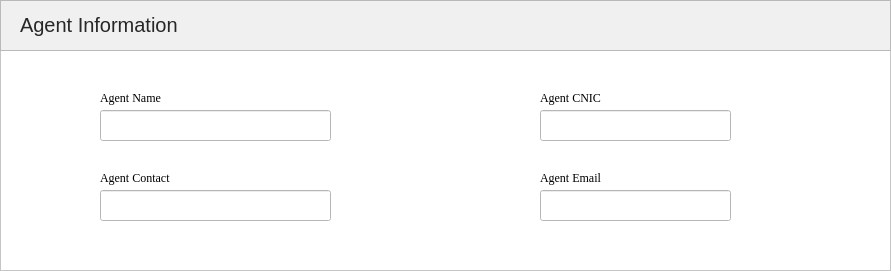
     <widget class="QFrame" name="frame_5">
      <property name="geometry">
       <rect>
        <x>200</x>
        <y>850</y>
        <width>891</width>
        <height>271</height>
       </rect>
      </property>
      <property name="palette">
       <palette>
        <active>
         <colorrole role="WindowText">
          <brush brushstyle="SolidPattern">
           <color alpha="255">
            <red>0</red>
            <green>0</green>
            <blue>0</blue>
           </color>
          </brush>
         </colorrole>
         <colorrole role="Button">
          <brush brushstyle="SolidPattern">
           <color alpha="255">
            <red>255</red>
            <green>255</green>
            <blue>255</blue>
           </color>
          </brush>
         </colorrole>
         <colorrole role="Light">
          <brush brushstyle="SolidPattern">
           <color alpha="255">
            <red>255</red>
            <green>255</green>
            <blue>255</blue>
           </color>
          </brush>
         </colorrole>
         <colorrole role="Midlight">
          <brush brushstyle="SolidPattern">
           <color alpha="255">
            <red>255</red>
            <green>255</green>
            <blue>255</blue>
           </color>
          </brush>
         </colorrole>
         <colorrole role="Dark">
          <brush brushstyle="SolidPattern">
           <color alpha="255">
            <red>127</red>
            <green>127</green>
            <blue>127</blue>
           </color>
          </brush>
         </colorrole>
         <colorrole role="Mid">
          <brush brushstyle="SolidPattern">
           <color alpha="255">
            <red>170</red>
            <green>170</green>
            <blue>170</blue>
           </color>
          </brush>
         </colorrole>
         <colorrole role="Text">
          <brush brushstyle="SolidPattern">
           <color alpha="255">
            <red>0</red>
            <green>0</green>
            <blue>0</blue>
           </color>
          </brush>
         </colorrole>
         <colorrole role="BrightText">
          <brush brushstyle="SolidPattern">
           <color alpha="255">
            <red>255</red>
            <green>255</green>
            <blue>255</blue>
           </color>
          </brush>
         </colorrole>
         <colorrole role="ButtonText">
          <brush brushstyle="SolidPattern">
           <color alpha="255">
            <red>0</red>
            <green>0</green>
            <blue>0</blue>
           </color>
          </brush>
         </colorrole>
         <colorrole role="Base">
          <brush brushstyle="SolidPattern">
           <color alpha="255">
            <red>255</red>
            <green>255</green>
            <blue>255</blue>
           </color>
          </brush>
         </colorrole>
         <colorrole role="Window">
          <brush brushstyle="SolidPattern">
           <color alpha="255">
            <red>255</red>
            <green>255</green>
            <blue>255</blue>
           </color>
          </brush>
         </colorrole>
         <colorrole role="Shadow">
          <brush brushstyle="SolidPattern">
           <color alpha="255">
            <red>0</red>
            <green>0</green>
            <blue>0</blue>
           </color>
          </brush>
         </colorrole>
         <colorrole role="AlternateBase">
          <brush brushstyle="SolidPattern">
           <color alpha="255">
            <red>255</red>
            <green>255</green>
            <blue>255</blue>
           </color>
          </brush>
         </colorrole>
         <colorrole role="ToolTipBase">
          <brush brushstyle="SolidPattern">
           <color alpha="255">
            <red>255</red>
            <green>255</green>
            <blue>220</blue>
           </color>
          </brush>
         </colorrole>
         <colorrole role="ToolTipText">
          <brush brushstyle="SolidPattern">
           <color alpha="255">
            <red>0</red>
            <green>0</green>
            <blue>0</blue>
           </color>
          </brush>
         </colorrole>
         <colorrole role="PlaceholderText">
          <brush brushstyle="SolidPattern">
           <color alpha="128">
            <red>0</red>
            <green>0</green>
            <blue>0</blue>
           </color>
          </brush>
         </colorrole>
        </active>
        <inactive>
         <colorrole role="WindowText">
          <brush brushstyle="SolidPattern">
           <color alpha="255">
            <red>0</red>
            <green>0</green>
            <blue>0</blue>
           </color>
          </brush>
         </colorrole>
         <colorrole role="Button">
          <brush brushstyle="SolidPattern">
           <color alpha="255">
            <red>255</red>
            <green>255</green>
            <blue>255</blue>
           </color>
          </brush>
         </colorrole>
         <colorrole role="Light">
          <brush brushstyle="SolidPattern">
           <color alpha="255">
            <red>255</red>
            <green>255</green>
            <blue>255</blue>
           </color>
          </brush>
         </colorrole>
         <colorrole role="Midlight">
          <brush brushstyle="SolidPattern">
           <color alpha="255">
            <red>255</red>
            <green>255</green>
            <blue>255</blue>
           </color>
          </brush>
         </colorrole>
         <colorrole role="Dark">
          <brush brushstyle="SolidPattern">
           <color alpha="255">
            <red>127</red>
            <green>127</green>
            <blue>127</blue>
           </color>
          </brush>
         </colorrole>
         <colorrole role="Mid">
          <brush brushstyle="SolidPattern">
           <color alpha="255">
            <red>170</red>
            <green>170</green>
            <blue>170</blue>
           </color>
          </brush>
         </colorrole>
         <colorrole role="Text">
          <brush brushstyle="SolidPattern">
           <color alpha="255">
            <red>0</red>
            <green>0</green>
            <blue>0</blue>
           </color>
          </brush>
         </colorrole>
         <colorrole role="BrightText">
          <brush brushstyle="SolidPattern">
           <color alpha="255">
            <red>255</red>
            <green>255</green>
            <blue>255</blue>
           </color>
          </brush>
         </colorrole>
         <colorrole role="ButtonText">
          <brush brushstyle="SolidPattern">
           <color alpha="255">
            <red>0</red>
            <green>0</green>
            <blue>0</blue>
           </color>
          </brush>
         </colorrole>
         <colorrole role="Base">
          <brush brushstyle="SolidPattern">
           <color alpha="255">
            <red>255</red>
            <green>255</green>
            <blue>255</blue>
           </color>
          </brush>
         </colorrole>
         <colorrole role="Window">
          <brush brushstyle="SolidPattern">
           <color alpha="255">
            <red>255</red>
            <green>255</green>
            <blue>255</blue>
           </color>
          </brush>
         </colorrole>
         <colorrole role="Shadow">
          <brush brushstyle="SolidPattern">
           <color alpha="255">
            <red>0</red>
            <green>0</green>
            <blue>0</blue>
           </color>
          </brush>
         </colorrole>
         <colorrole role="AlternateBase">
          <brush brushstyle="SolidPattern">
           <color alpha="255">
            <red>255</red>
            <green>255</green>
            <blue>255</blue>
           </color>
          </brush>
         </colorrole>
         <colorrole role="ToolTipBase">
          <brush brushstyle="SolidPattern">
           <color alpha="255">
            <red>255</red>
            <green>255</green>
            <blue>220</blue>
           </color>
          </brush>
         </colorrole>
         <colorrole role="ToolTipText">
          <brush brushstyle="SolidPattern">
           <color alpha="255">
            <red>0</red>
            <green>0</green>
            <blue>0</blue>
           </color>
          </brush>
         </colorrole>
         <colorrole role="PlaceholderText">
          <brush brushstyle="SolidPattern">
           <color alpha="128">
            <red>0</red>
            <green>0</green>
            <blue>0</blue>
           </color>
          </brush>
         </colorrole>
        </inactive>
        <disabled>
         <colorrole role="WindowText">
          <brush brushstyle="SolidPattern">
           <color alpha="255">
            <red>127</red>
            <green>127</green>
            <blue>127</blue>
           </color>
          </brush>
         </colorrole>
         <colorrole role="Button">
          <brush brushstyle="SolidPattern">
           <color alpha="255">
            <red>255</red>
            <green>255</green>
            <blue>255</blue>
           </color>
          </brush>
         </colorrole>
         <colorrole role="Light">
          <brush brushstyle="SolidPattern">
           <color alpha="255">
            <red>255</red>
            <green>255</green>
            <blue>255</blue>
           </color>
          </brush>
         </colorrole>
         <colorrole role="Midlight">
          <brush brushstyle="SolidPattern">
           <color alpha="255">
            <red>255</red>
            <green>255</green>
            <blue>255</blue>
           </color>
          </brush>
         </colorrole>
         <colorrole role="Dark">
          <brush brushstyle="SolidPattern">
           <color alpha="255">
            <red>127</red>
            <green>127</green>
            <blue>127</blue>
           </color>
          </brush>
         </colorrole>
         <colorrole role="Mid">
          <brush brushstyle="SolidPattern">
           <color alpha="255">
            <red>170</red>
            <green>170</green>
            <blue>170</blue>
           </color>
          </brush>
         </colorrole>
         <colorrole role="Text">
          <brush brushstyle="SolidPattern">
           <color alpha="255">
            <red>127</red>
            <green>127</green>
            <blue>127</blue>
           </color>
          </brush>
         </colorrole>
         <colorrole role="BrightText">
          <brush brushstyle="SolidPattern">
           <color alpha="255">
            <red>255</red>
            <green>255</green>
            <blue>255</blue>
           </color>
          </brush>
         </colorrole>
         <colorrole role="ButtonText">
          <brush brushstyle="SolidPattern">
           <color alpha="255">
            <red>127</red>
            <green>127</green>
            <blue>127</blue>
           </color>
          </brush>
         </colorrole>
         <colorrole role="Base">
          <brush brushstyle="SolidPattern">
           <color alpha="255">
            <red>255</red>
            <green>255</green>
            <blue>255</blue>
           </color>
          </brush>
         </colorrole>
         <colorrole role="Window">
          <brush brushstyle="SolidPattern">
           <color alpha="255">
            <red>255</red>
            <green>255</green>
            <blue>255</blue>
           </color>
          </brush>
         </colorrole>
         <colorrole role="Shadow">
          <brush brushstyle="SolidPattern">
           <color alpha="255">
            <red>0</red>
            <green>0</green>
            <blue>0</blue>
           </color>
          </brush>
         </colorrole>
         <colorrole role="AlternateBase">
          <brush brushstyle="SolidPattern">
           <color alpha="255">
            <red>255</red>
            <green>255</green>
            <blue>255</blue>
           </color>
          </brush>
         </colorrole>
         <colorrole role="ToolTipBase">
          <brush brushstyle="SolidPattern">
           <color alpha="255">
            <red>255</red>
            <green>255</green>
            <blue>220</blue>
           </color>
          </brush>
         </colorrole>
         <colorrole role="ToolTipText">
          <brush brushstyle="SolidPattern">
           <color alpha="255">
            <red>0</red>
            <green>0</green>
            <blue>0</blue>
           </color>
          </brush>
         </colorrole>
         <colorrole role="PlaceholderText">
          <brush brushstyle="SolidPattern">
           <color alpha="128">
            <red>0</red>
            <green>0</green>
            <blue>0</blue>
           </color>
          </brush>
         </colorrole>
        </disabled>
       </palette>
      </property>
      <property name="autoFillBackground">
       <bool>true</bool>
      </property>
      <property name="frameShape">
       <enum>QFrame::StyledPanel</enum>
      </property>
      <property name="frameShadow">
       <enum>QFrame::Raised</enum>
      </property>
      <widget class="QFrame" name="frame_7">
       <property name="geometry">
        <rect>
         <x>0</x>
         <y>0</y>
         <width>891</width>
         <height>51</height>
        </rect>
       </property>
       <property name="palette">
        <palette>
         <active>
          <colorrole role="WindowText">
           <brush brushstyle="SolidPattern">
            <color alpha="255">
             <red>0</red>
             <green>0</green>
             <blue>0</blue>
            </color>
           </brush>
          </colorrole>
          <colorrole role="Button">
           <brush brushstyle="SolidPattern">
            <color alpha="255">
             <red>240</red>
             <green>240</green>
             <blue>240</blue>
            </color>
           </brush>
          </colorrole>
          <colorrole role="Light">
           <brush brushstyle="SolidPattern">
            <color alpha="255">
             <red>255</red>
             <green>255</green>
             <blue>255</blue>
            </color>
           </brush>
          </colorrole>
          <colorrole role="Midlight">
           <brush brushstyle="SolidPattern">
            <color alpha="255">
             <red>247</red>
             <green>247</green>
             <blue>247</blue>
            </color>
           </brush>
          </colorrole>
          <colorrole role="Dark">
           <brush brushstyle="SolidPattern">
            <color alpha="255">
             <red>120</red>
             <green>120</green>
             <blue>120</blue>
            </color>
           </brush>
          </colorrole>
          <colorrole role="Mid">
           <brush brushstyle="SolidPattern">
            <color alpha="255">
             <red>160</red>
             <green>160</green>
             <blue>160</blue>
            </color>
           </brush>
          </colorrole>
          <colorrole role="Text">
           <brush brushstyle="SolidPattern">
            <color alpha="255">
             <red>0</red>
             <green>0</green>
             <blue>0</blue>
            </color>
           </brush>
          </colorrole>
          <colorrole role="BrightText">
           <brush brushstyle="SolidPattern">
            <color alpha="255">
             <red>255</red>
             <green>255</green>
             <blue>255</blue>
            </color>
           </brush>
          </colorrole>
          <colorrole role="ButtonText">
           <brush brushstyle="SolidPattern">
            <color alpha="255">
             <red>0</red>
             <green>0</green>
             <blue>0</blue>
            </color>
           </brush>
          </colorrole>
          <colorrole role="Base">
           <brush brushstyle="SolidPattern">
            <color alpha="255">
             <red>255</red>
             <green>255</green>
             <blue>255</blue>
            </color>
           </brush>
          </colorrole>
          <colorrole role="Window">
           <brush brushstyle="SolidPattern">
            <color alpha="255">
             <red>240</red>
             <green>240</green>
             <blue>240</blue>
            </color>
           </brush>
          </colorrole>
          <colorrole role="Shadow">
           <brush brushstyle="SolidPattern">
            <color alpha="255">
             <red>0</red>
             <green>0</green>
             <blue>0</blue>
            </color>
           </brush>
          </colorrole>
          <colorrole role="AlternateBase">
           <brush brushstyle="SolidPattern">
            <color alpha="255">
             <red>247</red>
             <green>247</green>
             <blue>247</blue>
            </color>
           </brush>
          </colorrole>
          <colorrole role="ToolTipBase">
           <brush brushstyle="SolidPattern">
            <color alpha="255">
             <red>255</red>
             <green>255</green>
             <blue>220</blue>
            </color>
           </brush>
          </colorrole>
          <colorrole role="ToolTipText">
           <brush brushstyle="SolidPattern">
            <color alpha="255">
             <red>0</red>
             <green>0</green>
             <blue>0</blue>
            </color>
           </brush>
          </colorrole>
          <colorrole role="PlaceholderText">
           <brush brushstyle="SolidPattern">
            <color alpha="128">
             <red>0</red>
             <green>0</green>
             <blue>0</blue>
            </color>
           </brush>
          </colorrole>
         </active>
         <inactive>
          <colorrole role="WindowText">
           <brush brushstyle="SolidPattern">
            <color alpha="255">
             <red>0</red>
             <green>0</green>
             <blue>0</blue>
            </color>
           </brush>
          </colorrole>
          <colorrole role="Button">
           <brush brushstyle="SolidPattern">
            <color alpha="255">
             <red>240</red>
             <green>240</green>
             <blue>240</blue>
            </color>
           </brush>
          </colorrole>
          <colorrole role="Light">
           <brush brushstyle="SolidPattern">
            <color alpha="255">
             <red>255</red>
             <green>255</green>
             <blue>255</blue>
            </color>
           </brush>
          </colorrole>
          <colorrole role="Midlight">
           <brush brushstyle="SolidPattern">
            <color alpha="255">
             <red>247</red>
             <green>247</green>
             <blue>247</blue>
            </color>
           </brush>
          </colorrole>
          <colorrole role="Dark">
           <brush brushstyle="SolidPattern">
            <color alpha="255">
             <red>120</red>
             <green>120</green>
             <blue>120</blue>
            </color>
           </brush>
          </colorrole>
          <colorrole role="Mid">
           <brush brushstyle="SolidPattern">
            <color alpha="255">
             <red>160</red>
             <green>160</green>
             <blue>160</blue>
            </color>
           </brush>
          </colorrole>
          <colorrole role="Text">
           <brush brushstyle="SolidPattern">
            <color alpha="255">
             <red>0</red>
             <green>0</green>
             <blue>0</blue>
            </color>
           </brush>
          </colorrole>
          <colorrole role="BrightText">
           <brush brushstyle="SolidPattern">
            <color alpha="255">
             <red>255</red>
             <green>255</green>
             <blue>255</blue>
            </color>
           </brush>
          </colorrole>
          <colorrole role="ButtonText">
           <brush brushstyle="SolidPattern">
            <color alpha="255">
             <red>0</red>
             <green>0</green>
             <blue>0</blue>
            </color>
           </brush>
          </colorrole>
          <colorrole role="Base">
           <brush brushstyle="SolidPattern">
            <color alpha="255">
             <red>255</red>
             <green>255</green>
             <blue>255</blue>
            </color>
           </brush>
          </colorrole>
          <colorrole role="Window">
           <brush brushstyle="SolidPattern">
            <color alpha="255">
             <red>240</red>
             <green>240</green>
             <blue>240</blue>
            </color>
           </brush>
          </colorrole>
          <colorrole role="Shadow">
           <brush brushstyle="SolidPattern">
            <color alpha="255">
             <red>0</red>
             <green>0</green>
             <blue>0</blue>
            </color>
           </brush>
          </colorrole>
          <colorrole role="AlternateBase">
           <brush brushstyle="SolidPattern">
            <color alpha="255">
             <red>247</red>
             <green>247</green>
             <blue>247</blue>
            </color>
           </brush>
          </colorrole>
          <colorrole role="ToolTipBase">
           <brush brushstyle="SolidPattern">
            <color alpha="255">
             <red>255</red>
             <green>255</green>
             <blue>220</blue>
            </color>
           </brush>
          </colorrole>
          <colorrole role="ToolTipText">
           <brush brushstyle="SolidPattern">
            <color alpha="255">
             <red>0</red>
             <green>0</green>
             <blue>0</blue>
            </color>
           </brush>
          </colorrole>
          <colorrole role="PlaceholderText">
           <brush brushstyle="SolidPattern">
            <color alpha="128">
             <red>0</red>
             <green>0</green>
             <blue>0</blue>
            </color>
           </brush>
          </colorrole>
         </inactive>
         <disabled>
          <colorrole role="WindowText">
           <brush brushstyle="SolidPattern">
            <color alpha="255">
             <red>120</red>
             <green>120</green>
             <blue>120</blue>
            </color>
           </brush>
          </colorrole>
          <colorrole role="Button">
           <brush brushstyle="SolidPattern">
            <color alpha="255">
             <red>240</red>
             <green>240</green>
             <blue>240</blue>
            </color>
           </brush>
          </colorrole>
          <colorrole role="Light">
           <brush brushstyle="SolidPattern">
            <color alpha="255">
             <red>255</red>
             <green>255</green>
             <blue>255</blue>
            </color>
           </brush>
          </colorrole>
          <colorrole role="Midlight">
           <brush brushstyle="SolidPattern">
            <color alpha="255">
             <red>247</red>
             <green>247</green>
             <blue>247</blue>
            </color>
           </brush>
          </colorrole>
          <colorrole role="Dark">
           <brush brushstyle="SolidPattern">
            <color alpha="255">
             <red>120</red>
             <green>120</green>
             <blue>120</blue>
            </color>
           </brush>
          </colorrole>
          <colorrole role="Mid">
           <brush brushstyle="SolidPattern">
            <color alpha="255">
             <red>160</red>
             <green>160</green>
             <blue>160</blue>
            </color>
           </brush>
          </colorrole>
          <colorrole role="Text">
           <brush brushstyle="SolidPattern">
            <color alpha="255">
             <red>120</red>
             <green>120</green>
             <blue>120</blue>
            </color>
           </brush>
          </colorrole>
          <colorrole role="BrightText">
           <brush brushstyle="SolidPattern">
            <color alpha="255">
             <red>255</red>
             <green>255</green>
             <blue>255</blue>
            </color>
           </brush>
          </colorrole>
          <colorrole role="ButtonText">
           <brush brushstyle="SolidPattern">
            <color alpha="255">
             <red>120</red>
             <green>120</green>
             <blue>120</blue>
            </color>
           </brush>
          </colorrole>
          <colorrole role="Base">
           <brush brushstyle="SolidPattern">
            <color alpha="255">
             <red>240</red>
             <green>240</green>
             <blue>240</blue>
            </color>
           </brush>
          </colorrole>
          <colorrole role="Window">
           <brush brushstyle="SolidPattern">
            <color alpha="255">
             <red>240</red>
             <green>240</green>
             <blue>240</blue>
            </color>
           </brush>
          </colorrole>
          <colorrole role="Shadow">
           <brush brushstyle="SolidPattern">
            <color alpha="255">
             <red>0</red>
             <green>0</green>
             <blue>0</blue>
            </color>
           </brush>
          </colorrole>
          <colorrole role="AlternateBase">
           <brush brushstyle="SolidPattern">
            <color alpha="255">
             <red>240</red>
             <green>240</green>
             <blue>240</blue>
            </color>
           </brush>
          </colorrole>
          <colorrole role="ToolTipBase">
           <brush brushstyle="SolidPattern">
            <color alpha="255">
             <red>255</red>
             <green>255</green>
             <blue>220</blue>
            </color>
           </brush>
          </colorrole>
          <colorrole role="ToolTipText">
           <brush brushstyle="SolidPattern">
            <color alpha="255">
             <red>0</red>
             <green>0</green>
             <blue>0</blue>
            </color>
           </brush>
          </colorrole>
          <colorrole role="PlaceholderText">
           <brush brushstyle="SolidPattern">
            <color alpha="128">
             <red>0</red>
             <green>0</green>
             <blue>0</blue>
            </color>
           </brush>
          </colorrole>
         </disabled>
        </palette>
       </property>
       <property name="autoFillBackground">
        <bool>true</bool>
       </property>
       <property name="frameShape">
        <enum>QFrame::StyledPanel</enum>
       </property>
       <property name="frameShadow">
        <enum>QFrame::Raised</enum>
       </property>
       <widget class="QLabel" name="label_19">
        <property name="geometry">
         <rect>
          <x>20</x>
          <y>10</y>
          <width>181</width>
          <height>31</height>
         </rect>
        </property>
        <property name="text">
         <string>&lt;html&gt;&lt;head/&gt;&lt;body&gt;&lt;p&gt;&lt;a name=&quot;agentInformationPanelHeading&quot;/&gt;&lt;span style=&quot; font-family:'Crete Round','serif'; font-size:20px; font-weight:296; color:rgba(0,0,0,0.839216);&quot;&gt;A&lt;/span&gt;&lt;span style=&quot; font-family:'Crete Round','serif'; font-size:20px; font-weight:296; color:rgba(0,0,0,0.839216);&quot;&gt;gent Information&lt;/span&gt;&lt;/p&gt;&lt;/body&gt;&lt;/html&gt;</string>
        </property>
       </widget>
      </widget>
      <widget class="QLabel" name="label_23">
       <property name="geometry">
        <rect>
         <x>540</x>
         <y>90</y>
         <width>91</width>
         <height>16</height>
        </rect>
       </property>
       <property name="font">
        <font>
         <family>Times New Roman</family>
         <pointsize>9</pointsize>
        </font>
       </property>
       <property name="text">
        <string>&lt;html&gt;&lt;head/&gt;&lt;body&gt;&lt;p&gt;Agent CNIC&lt;/p&gt;&lt;/body&gt;&lt;/html&gt;</string>
       </property>
      </widget>
      <widget class="QLineEdit" name="AgentEmail">
       <property name="geometry">
        <rect>
         <x>540</x>
         <y>190</y>
         <width>191</width>
         <height>31</height>
        </rect>
       </property>
       <property name="font">
        <font>
         <family>Times New Roman</family>
         <pointsize>9</pointsize>
        </font>
       </property>
      </widget>
      <widget class="QLineEdit" name="AgentContact">
       <property name="geometry">
        <rect>
         <x>100</x>
         <y>190</y>
         <width>231</width>
         <height>31</height>
        </rect>
       </property>
       <property name="font">
        <font>
         <family>Times New Roman</family>
         <pointsize>9</pointsize>
        </font>
       </property>
      </widget>
      <widget class="QLabel" name="label_20">
       <property name="geometry">
        <rect>
         <x>540</x>
         <y>170</y>
         <width>81</width>
         <height>16</height>
        </rect>
       </property>
       <property name="font">
        <font>
         <family>Times New Roman</family>
         <pointsize>9</pointsize>
        </font>
       </property>
       <property name="text">
        <string>&lt;html&gt;&lt;head/&gt;&lt;body&gt;&lt;p&gt;Agent Email&lt;/p&gt;&lt;/body&gt;&lt;/html&gt;</string>
       </property>
      </widget>
      <widget class="QLabel" name="label_21">
       <property name="geometry">
        <rect>
         <x>100</x>
         <y>90</y>
         <width>81</width>
         <height>16</height>
        </rect>
       </property>
       <property name="font">
        <font>
         <family>Times New Roman</family>
         <pointsize>9</pointsize>
        </font>
       </property>
       <property name="text">
        <string>&lt;html&gt;&lt;head/&gt;&lt;body&gt;&lt;p&gt;Agent Name&lt;/p&gt;&lt;/body&gt;&lt;/html&gt;</string>
       </property>
      </widget>
      <widget class="QLineEdit" name="AgentName">
       <property name="geometry">
        <rect>
         <x>100</x>
         <y>110</y>
         <width>231</width>
         <height>31</height>
        </rect>
       </property>
       <property name="font">
        <font>
         <family>Times New Roman</family>
         <pointsize>9</pointsize>
        </font>
       </property>
      </widget>
      <widget class="QLabel" name="label_22">
       <property name="geometry">
        <rect>
         <x>100</x>
         <y>170</y>
         <width>91</width>
         <height>16</height>
        </rect>
       </property>
       <property name="font">
        <font>
         <family>Times New Roman</family>
         <pointsize>9</pointsize>
        </font>
       </property>
       <property name="text">
        <string>&lt;html&gt;&lt;head/&gt;&lt;body&gt;&lt;p&gt;Agent Contact&lt;/p&gt;&lt;/body&gt;&lt;/html&gt;</string>
       </property>
      </widget>
      <widget class="QLineEdit" name="AgentCNIC">
       <property name="geometry">
        <rect>
         <x>540</x>
         <y>110</y>
         <width>191</width>
         <height>31</height>
        </rect>
       </property>
       <property name="font">
        <font>
         <family>Times New Roman</family>
         <pointsize>9</pointsize>
        </font>
       </property>
      </widget>
     </widget>
